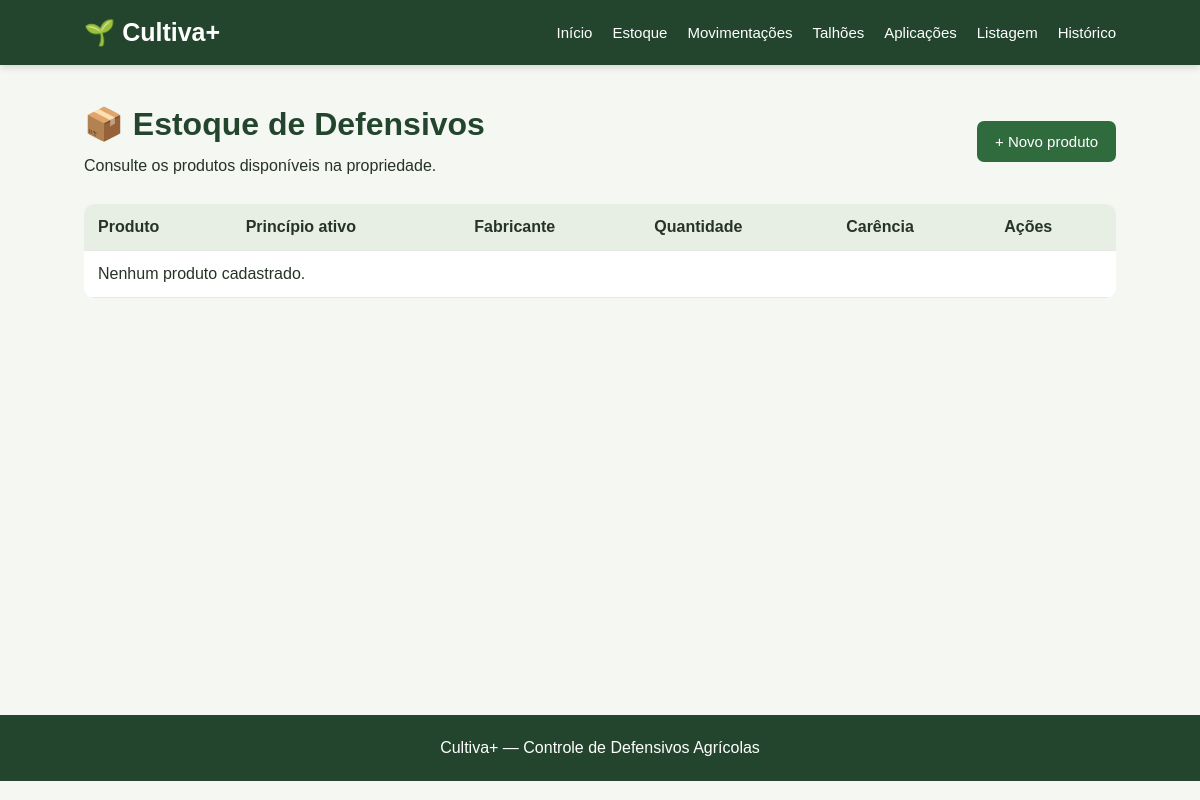
Page /estoque on the earlier database version.
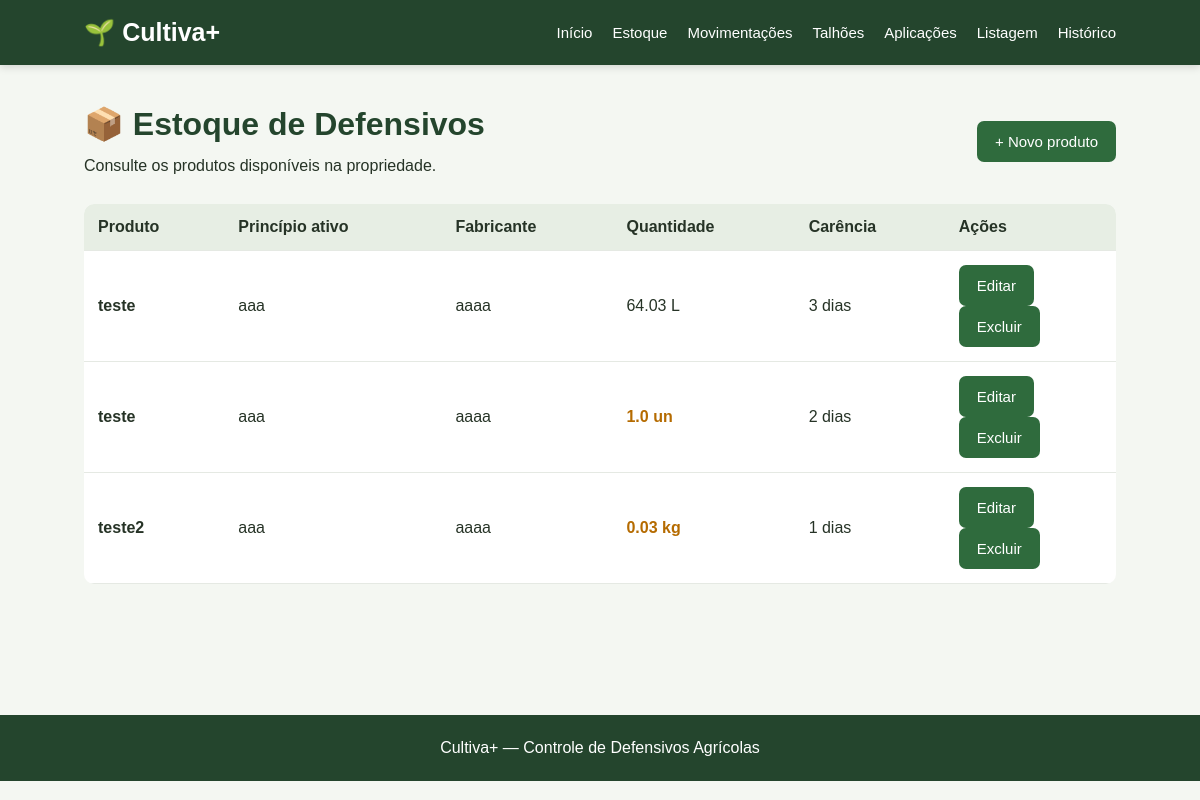
Same page on the later database version.
### tables this page shows
CREATE TABLE produtos (
            id INTEGER PRIMARY KEY AUTOINCREMENT,
            nome TEXT NOT NULL,
            principio_ativo TEXT NOT NULL,
            fabricante TEXT,
            quantidade REAL NOT NULL DEFAULT 0,
            unidade TEXT NOT NULL,
            periodo_carencia INTEGER NOT NULL DEFAULT 0
        );

### app.py (the view)
@app.route("/estoque")
def estoque():
    conexao = conectar_banco()
    produtos = conexao.execute("""
        SELECT *
        FROM produtos
        ORDER BY nome
    """).fetchall()
    conexao.close()
    return render_template("estoque.html", produtos=produtos)

### app.py (called while the page is built)
def conectar_banco():
    conexao = sqlite3.connect(DATABASE)
    conexao.row_factory = sqlite3.Row
    return conexao

### templates/estoque.html (shortened to what this page needs)
{% extends "base.html" %}
{% block content %}
<div class="cabecalho-pagina">
    <div>
        <h1>📦 Estoque de Defensivos</h1>
        <p>
            Consulte os produtos disponíveis na propriedade.
        </p>
    </div>
    <a class="botao" href="{{ url_for('cadastrar_produto') }}">
        + Novo produto
    </a>
</div>
<div class="tabela-container">
    <table>
        <thead>
            <tr>
                <th>Produto</th>
                <th>Princípio ativo</th>
                <th>Fabricante</th>
                <th>Quantidade</th>
                <th>Carência</th>
                <th>Ações</th>
            </tr>
        </thead>
        <tbody>
            {% for produto in produtos %}
            <tr>
                <td>
                    <strong>{{ produto.nome }}</strong>
                </td>
                <td>
                    {{ produto.principio_ativo }}
                </td>
                <td>
                    {{ produto.fabricante or "-" }}
                </td>
                <td>
                    {% if produto.quantidade <= 10 %}
                        <span class="estoque-baixo">
                            {{ produto['quantidade'] }}
                            {{ produto.unidade }}
                        </span>
                    {% else %}
                        {{ produto['quantidade'] }}
                        {{ produto.unidade }}
                    {% endif %}
                </td>
                <td>
                    {{ produto.periodo_carencia }} dias
                </td>
                <td>
                    <a href="{{ url_for('editar_produto', produto_id=produto.id) }}"
                       class="botao botao-editar">
                        Editar
                    </a>
                    <form method="POST"
                          action="{{ url_for('excluir_produto', produto_id=produto.id) }}"
                          onsubmit="return confirm('Tem certeza que deseja excluir este produto?');">
                        <button type="submit" class="botao botao-excluir">
                            Excluir
                        </button>
                    </form>
                </td>
            </tr>
            {% else %}
            <tr>
                <td colspan="6">
                    Nenhum produto cadastrado.
                </td>
            </tr>
            {% endfor %}
        </tbody>
    </table>
</div>
{% endblock %}

Differences in the rows shown:
added produtos: nome "teste", principio_ativo "aaa", fabricante "aaaa", quantidade "64.03", unidade "L", periodo_carencia "3"
added produtos: nome "teste", principio_ativo "aaa", fabricante "aaaa", quantidade "1.0", unidade "un", periodo_carencia "2"
added produtos: nome "teste2", principio_ativo "aaa", fabricante "aaaa", quantidade "0.03", unidade "kg", periodo_carencia "1"
Other differences:
text no longer shown: "Nenhum produto cadastrado."
